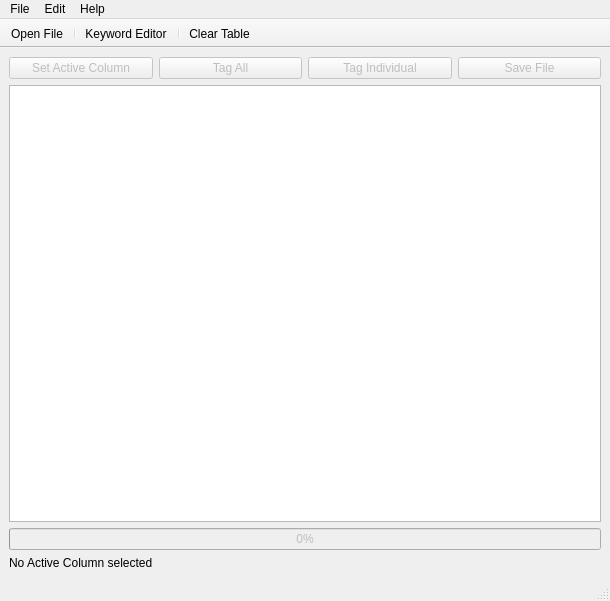
<?xml version="1.0" encoding="UTF-8"?>
<ui version="4.0">
 <class>MainWindow</class>
 <widget class="QMainWindow" name="MainWindow">
  <property name="windowModality">
   <enum>Qt::ApplicationModal</enum>
  </property>
  <property name="geometry">
   <rect>
    <x>0</x>
    <y>0</y>
    <width>610</width>
    <height>601</height>
   </rect>
  </property>
  <property name="windowTitle">
   <string>TagTool</string>
  </property>
  <widget class="QWidget" name="centralwidget">
   <layout class="QVBoxLayout" name="verticalLayout">
    <item>
     <layout class="QHBoxLayout" name="horizontalLayout">
      <item>
       <widget class="QPushButton" name="btnSetColumn">
        <property name="enabled">
         <bool>false</bool>
        </property>
        <property name="toolTip">
         <string extracomment="Sets the column with text to be searched. Select a column below and click this button to set it."/>
        </property>
        <property name="text">
         <string>Set Active Column</string>
        </property>
       </widget>
      </item>
      <item>
       <widget class="QPushButton" name="btnTagAll">
        <property name="enabled">
         <bool>false</bool>
        </property>
        <property name="toolTip">
         <string extracomment="Tags all rows with a single column (Keyword). All keywords will appear here seperated by a comma."/>
        </property>
        <property name="text">
         <string>Tag All</string>
        </property>
       </widget>
      </item>
      <item>
       <widget class="QPushButton" name="btnTagEach">
        <property name="enabled">
         <bool>false</bool>
        </property>
        <property name="toolTip">
         <string extracomment="Tags all rows with a individual columns. All keywords will get their own column and a flag if there is a match."/>
        </property>
        <property name="text">
         <string>Tag Individual</string>
        </property>
       </widget>
      </item>
      <item>
       <widget class="QPushButton" name="btn_save">
        <property name="enabled">
         <bool>false</bool>
        </property>
        <property name="text">
         <string>Save File</string>
        </property>
       </widget>
      </item>
     </layout>
    </item>
    <item>
     <widget class="QTableWidget" name="tableWidget">
      <property name="editTriggers">
       <set>QAbstractItemView::NoEditTriggers</set>
      </property>
     </widget>
    </item>
    <item>
     <layout class="QHBoxLayout" name="horizontalLayout_2">
      <property name="bottomMargin">
       <number>0</number>
      </property>
      <item>
       <widget class="QProgressBar" name="progressBar">
        <property name="enabled">
         <bool>false</bool>
        </property>
        <property name="maximum">
         <number>100</number>
        </property>
        <property name="value">
         <number>0</number>
        </property>
        <property name="textVisible">
         <bool>true</bool>
        </property>
       </widget>
      </item>
     </layout>
    </item>
    <item>
     <layout class="QHBoxLayout" name="horizontalLayout_3">
      <item>
       <widget class="QLabel" name="txtActiveStat">
        <property name="text">
         <string>No Active Column selected</string>
        </property>
       </widget>
      </item>
     </layout>
    </item>
   </layout>
  </widget>
  <widget class="QMenuBar" name="menubar">
   <property name="geometry">
    <rect>
     <x>0</x>
     <y>0</y>
     <width>610</width>
     <height>21</height>
    </rect>
   </property>
   <widget class="QMenu" name="menuOpen">
    <property name="title">
     <string>File</string>
    </property>
    <addaction name="act_open"/>
    <addaction name="separator"/>
    <addaction name="act_quit"/>
   </widget>
   <widget class="QMenu" name="menuEdit">
    <property name="title">
     <string>Edit</string>
    </property>
    <addaction name="act_editor"/>
    <addaction name="act_clearTable"/>
   </widget>
   <widget class="QMenu" name="menuHelp">
    <property name="title">
     <string>Help</string>
    </property>
    <addaction name="act_about"/>
   </widget>
   <addaction name="menuOpen"/>
   <addaction name="menuEdit"/>
   <addaction name="menuHelp"/>
  </widget>
  <widget class="QToolBar" name="toolBar">
   <property name="windowTitle">
    <string>toolBar</string>
   </property>
   <property name="movable">
    <bool>false</bool>
   </property>
   <attribute name="toolBarArea">
    <enum>TopToolBarArea</enum>
   </attribute>
   <attribute name="toolBarBreak">
    <bool>false</bool>
   </attribute>
   <addaction name="menu_openFile"/>
   <addaction name="separator"/>
   <addaction name="menu_keywordEditor"/>
   <addaction name="separator"/>
   <addaction name="menu_clearTable"/>
  </widget>
  <widget class="QStatusBar" name="statusbar"/>
  <action name="act_open">
   <property name="text">
    <string>Open</string>
   </property>
  </action>
  <action name="act_quit">
   <property name="text">
    <string>Exit</string>
   </property>
  </action>
  <action name="act_editor">
   <property name="checkable">
    <bool>false</bool>
   </property>
   <property name="enabled">
    <bool>true</bool>
   </property>
   <property name="text">
    <string>Keyword Editor</string>
   </property>
  </action>
  <action name="act_clearTable">
   <property name="text">
    <string>Clear Table</string>
   </property>
  </action>
  <action name="act_about">
   <property name="text">
    <string>About</string>
   </property>
  </action>
  <action name="menu_openFile">
   <property name="text">
    <string>Open File</string>
   </property>
  </action>
  <action name="menu_keywordEditor">
   <property name="text">
    <string>Keyword Editor</string>
   </property>
   <property name="toolTip">
    <string>Keyword Editor</string>
   </property>
  </action>
  <action name="menu_clearTable">
   <property name="text">
    <string>Clear Table</string>
   </property>
   <property name="toolTip">
    <string>Clear table</string>
   </property>
  </action>
 </widget>
 <resources/>
 <connections/>
</ui>
